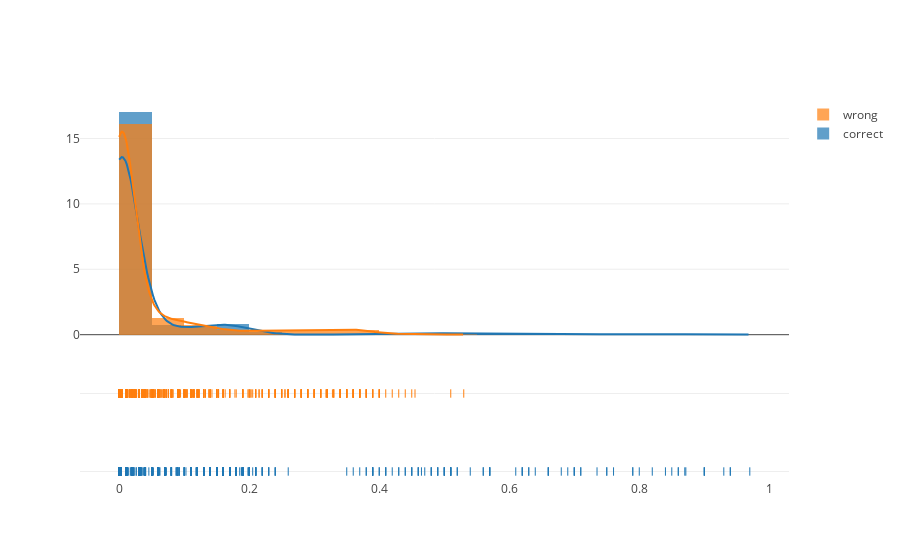

The cell this chart's notebook holds for it:
### Code cell
group_labels = ['correct', 'wrong']
hist_data = [correct_probs[:,0], wrong_probs[:,0]]
fig = ff.create_distplot(hist_data, group_labels, bin_size=.05)
#layout = go.Layout(title='Jogging')
#fig.layout = layout
iplot(fig)

### Figure 1 — Plotly figure (JSON) as saved in the notebook; plotly's stock layout.template omitted (floating-point values rounded to 4 significant figures; data arrays with more than 128 entries replaced by an {"elided": "..."} marker saying what was removed)
{"data": [{"autobinx": false, "histnorm": "probability density", "legendgroup": "correct", "marker": {"color": "rgb(31, 119, 180)"}, "name": "correct", "opacity": 0.7, "type": "histogram", "x": {"elided": "2830 float values"}, "xaxis": "x1", "xbins": {"end": 0.97, "size": 0.05, "start": 0}, "yaxis": "y1"}, {"autobinx": false, "histnorm": "probability density", "legendgroup": "wrong", "marker": {"color": "rgb(255, 127, 14)"}, "name": "wrong", "opacity": 0.7, "type": "histogram", "x": {"elided": "1986 float values"}, "xaxis": "x1", "xbins": {"end": 0.53, "size": 0.05, "start": 0}, "yaxis": "y1"}, {"legendgroup": "correct", "marker": {"color": "rgb(31, 119, 180)"}, "mode": "lines", "name": "correct", "showlegend": false, "type": "scatter", "x": {"elided": "500 float values"}, "xaxis": "x1", "y": {"elided": "500 float values"}, "yaxis": "y1"}, {"legendgroup": "wrong", "marker": {"color": "rgb(255, 127, 14)"}, "mode": "lines", "name": "wrong", "showlegend": false, "type": "scatter", "x": {"elided": "500 float values"}, "xaxis": "x1", "y": {"elided": "500 float values"}, "yaxis": "y1"}, {"legendgroup": "correct", "marker": {"color": "rgb(31, 119, 180)", "symbol": "line-ns-open"}, "mode": "markers", "name": "correct", "showlegend": false, "text": null, "type": "scatter", "x": {"elided": "2830 float values"}, "xaxis": "x1", "y": {"elided": "2830 str values"}, "yaxis": "y2"}, {"legendgroup": "wrong", "marker": {"color": "rgb(255, 127, 14)", "symbol": "line-ns-open"}, "mode": "markers", "name": "wrong", "showlegend": false, "text": null, "type": "scatter", "x": {"elided": "1986 float values"}, "xaxis": "x1", "y": {"elided": "1986 str values"}, "yaxis": "y2"}], "layout": {"barmode": "overlay", "hovermode": "closest", "legend": {"traceorder": "reversed"}, "xaxis1": {"anchor": "y2", "domain": [0, 1], "zeroline": false}, "yaxis1": {"anchor": "free", "domain": [0.35, 1], "position": 0}, "yaxis2": {"anchor": "x1", "domain": [0, 0.25], "dtick": 1, "showticklabels": false}}}
